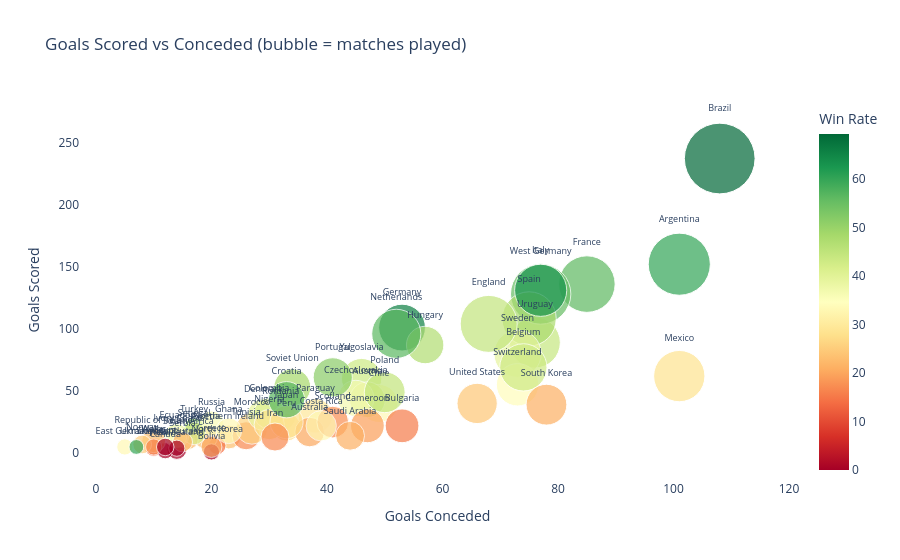

The cell this chart's notebook holds for it:
### Code cell
teams = df['Home Team Name'].unique()

stats = []
for team in teams:
    home = df[df['Home Team Name'] == team]
    away = df[df['Away Team Name'] == team]
    
    scored = home['Home Team Score'].sum() + away['Away Team Score'].sum()
    conceded = home['Away Team Score'].sum() + away['Home Team Score'].sum()
    games = len(home) + len(away)
    wins = home['Home Team Win'].sum() + away['Away Team Win'].sum()
    
    if games >= 5:
        stats.append({
            'Team': team, 'Games': games,
            'Goals Scored': scored, 'Goals Conceded': conceded,
            'Win Rate': round(wins / games * 100, 1)
        })

stats_df = pd.DataFrame(stats)

fig = px.scatter(stats_df, x='Goals Conceded', y='Goals Scored',
                 size='Games', color='Win Rate',
                 hover_name='Team', text='Team',
                 title='Goals Scored vs Conceded (bubble = matches played)',
                 color_continuous_scale='RdYlGn',
                 size_max=50)

fig.update_traces(textposition='top center', textfont_size=9)
fig.update_layout(plot_bgcolor='white')
fig.show()

### Figure 1 — Plotly figure (JSON) as saved in the notebook; plotly's stock layout.template omitted (floating-point values rounded to 4 significant figures)
{"data": [{"hovertemplate": "<b>%{hovertext}</b><br><br>Goals Conceded=%{x}<br>Goals Scored=%{y}<br>Games=%{marker.size}<br>Team=%{text}<br>Win Rate=%{marker.color}<extra></extra>", "hovertext": ["France", "United States", "Yugoslavia", "Romania", "Argentina", "Chile", "Uruguay", "Brazil", "Paraguay", "Austria", "Czechoslovakia", "Germany", "Hungary", "Italy", "Spain", "Sweden", "Switzerland", "England", "West Germany", "Turkey", "Northern Ireland", "Soviet Union", "Mexico", "Wales", "Portugal", "North Korea", "Peru", "Belgium", "Bulgaria", "East Germany", "Poland", "Australia", "Scotland", "Netherlands", "Tunisia", "Algeria", "Honduras", "Canada", "Morocco", "South Korea", "Denmark", "Costa Rica", "Cameroon", "Republic of Ireland", "Colombia", "Norway", "Nigeria", "Saudi Arabia", "Bolivia", "Russia", "Greece", "South Africa", "Japan", "Croatia", "Senegal", "Slovenia", "Ecuador", "Iran", "Ivory Coast", "Ghana", "Ukraine", "Serbia", "New Zealand", "Egypt"], "legendgroup": "", "marker": {"color": [56.2, 24.3, 43.2, 38.1, 60.2, 33.3, 44.1, 69.3, 29.6, 41.4, 36.7, 66.0, 46.9, 55.4, 47.8, 39.2, 34.1, 44.6, 62.9, 50.0, 23.1, 48.4, 28.3, 12.5, 51.4, 14.3, 27.8, 43.1, 15.4, 33.3, 44.7, 20.0, 17.4, 56.4, 16.7, 23.1, 0.0, 0.0, 26.1, 21.1, 39.1, 33.3, 19.2, 23.1, 40.9, 25.0, 28.6, 21.1, 0.0, 35.7, 20.0, 22.2, 28.0, 56.7, 41.7, 16.7, 38.5, 16.7, 33.3, 33.3, 60.0, 22.2, 0.0, 0.0], "coloraxis": "coloraxis", "size": [73, 37, 37, 21, 88, 33, 59, 114, 27, 29, 30, 50, 32, 83, 67, 51, 41, 74, 62, 10, 13, 31, 60, 8, 35, 7, 18, 51, 26, 6, 38, 20, 23, 55, 18, 13, 9, 6, 23, 38, 23, 21, 26, 13, 22, 8, 21, 19, 6, 14, 10, 9, 25, 30, 12, 6, 13, 18, 9, 15, 5, 9, 6, 7], "sizemode": "area", "sizeref": 0.0456, "symbol": "circle"}, "mode": "markers+text", "name": "", "orientation": "v", "showlegend": false, "text": ["France", "United States", "Yugoslavia", "Romania", "Argentina", "Chile", "Uruguay", "Brazil", "Paraguay", "Austria", "Czechoslovakia", "Germany", "Hungary", "Italy", "Spain", "Sweden", "Switzerland", "England", "West Germany", "Turkey", "Northern Ireland", "Soviet Union", "Mexico", "Wales", "Portugal", "North Korea", "Peru", "Belgium", "Bulgaria", "East Germany", "Poland", "Australia", "Scotland", "Netherlands", "Tunisia", "Algeria", "Honduras", "Canada", "Morocco", "South Korea", "Denmark", "Costa Rica", "Cameroon", "Republic of Ireland", "Colombia", "Norway", "Nigeria", "Saudi Arabia", "Bolivia", "Russia", "Greece", "South Africa", "Japan", "Croatia", "Senegal", "Slovenia", "Ecuador", "Iran", "Ivory Coast", "Ghana", "Ukraine", "Serbia", "New Zealand", "Egypt"], "textfont": {"size": 9}, "textposition": "top center", "type": "scatter", "x": [85, 66, 46, 32, 101, 49, 76, 108, 38, 47, 45, 53, 57, 77, 75, 73, 73, 68, 77, 17, 23, 34, 101, 10, 41, 21, 33, 74, 53, 5, 50, 37, 41, 52, 26, 19, 14, 12, 27, 78, 29, 39, 47, 10, 30, 8, 30, 44, 20, 20, 20, 16, 33, 33, 17, 10, 14, 31, 14, 23, 7, 15, 14, 12], "xaxis": "x", "y": [136, 40, 60, 30, 152, 40, 89, 237, 30, 43, 44, 101, 87, 128, 108, 80, 55, 104, 131, 20, 13, 53, 62, 5, 61, 6, 21, 69, 22, 5, 49, 17, 25, 96, 14, 13, 3, 2, 20, 39, 31, 22, 22, 10, 32, 7, 23, 14, 1, 24, 5, 11, 25, 43, 16, 5, 14, 13, 13, 18, 5, 9, 4, 5], "yaxis": "y"}], "layout": {"coloraxis": {"autocolorscale": false, "colorbar": {"title": {"text": "Win Rate"}}, "colorscale": [[0, "rgb(165,0,38)"], [0.1, "rgb(215,48,39)"], [0.2, "rgb(244,109,67)"], [0.3, "rgb(253,174,97)"], [0.4, "rgb(254,224,139)"], [0.5, "rgb(255,255,191)"], [0.6, "rgb(217,239,139)"], [0.7, "rgb(166,217,106)"], [0.8, "rgb(102,189,99)"], [0.9, "rgb(26,152,80)"], [1, "rgb(0,104,55)"]]}, "legend": {"itemsizing": "constant", "tracegroupgap": 0}, "plot_bgcolor": "white", "title": {"text": "Goals Scored vs Conceded (bubble = matches played)"}, "xaxis": {"anchor": "y", "domain": [0, 1], "title": {"text": "Goals Conceded"}}, "yaxis": {"anchor": "x", "domain": [0, 1], "title": {"text": "Goals Scored"}}}}
